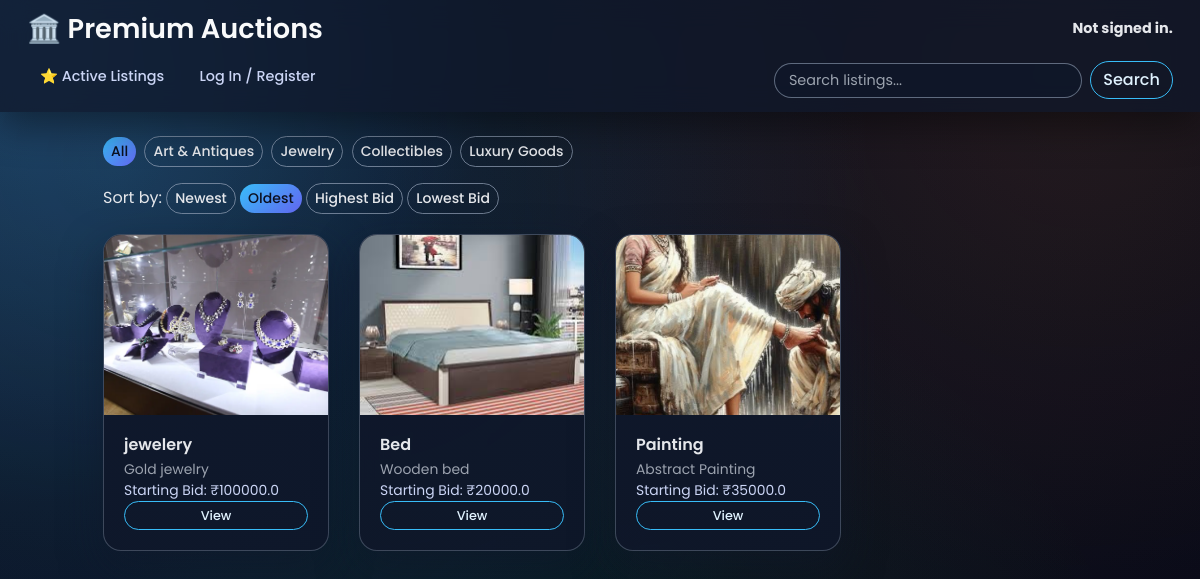
The app's page /?sort=oldest&category=all with its own data.
### auctions/models.py (models this page shows, shortened)
class Listings(models.Model):
    name = models.CharField(max_length=255)
    image = models.ImageField(upload_to='listing_images/', null=True, blank=True)
    bid_open = models.BooleanField(default=True)
    starting_bid = models.FloatField(default=0.0)
    ending_bid = models.FloatField(null=True, blank=True)
    description = models.TextField()
    owner = models.ForeignKey('User', on_delete=models.CASCADE, related_name="listings")
    created_at = models.DateTimeField(auto_now_add=True)
    winner = models.ForeignKey('User', null=True, blank=True, on_delete=models.SET_NULL, related_name="auctions_won")
    category = models.CharField(max_length=30, choices=CATEGORY_CHOICES, default="art")

### auctions/views.py (the view)
# urls.py: path("", views.index, name="index"),
def index(request):
    q = request.GET.get('q', '')
    category = request.GET.get('category', 'all')
    sort = request.GET.get('sort', 'newest')
    page = request.GET.get('page', 1)
    listings = Listings.objects.all()
    if category != "all":
        listings = listings.filter(category=category)
    if q:
        listings = listings.filter(
            Q(name__icontains=q) |
            Q(description__icontains=q) |
            Q(owner__username__icontains=q)
        )
    if sort == "newest":
        listings = listings.order_by("-created_at")
    elif sort == "oldest":
        listings = listings.order_by("created_at")
    elif sort == "highbid":
        listings = sorted(
            listings,
            key=lambda x: x.bids.order_by("-amount").first().amount if x.bids.exists() else 0,
            reverse=True
        )
    elif sort == "lowbid":
        listings = sorted(
            listings,
            key=lambda x: x.bids.order_by("amount").first().amount if x.bids.exists() else 0
        )
    paginator = Paginator(listings, 8)
    page_obj = paginator.get_page(page)
    return render(request, "auctions/index.html", {
        "listings": page_obj.object_list,
        "page_obj": page_obj,
        "q": q,
        "selected_category": category,
        "selected_sort": sort,
        "categories": CATEGORY_CHOICES
    })

### auctions/templates/auctions/index.html (shortened to what this page needs)
{% extends "auctions/layout.html" %}
{% block body %}
<div class="container mt-4">
    <div class="mb-3">
        {% for key, label in categories %}
            <a href="?category={{ key }}{% if q %}&q={{ q }}{% endif %}"
               class="btn btn-sm {% if selected_category == key %}btn-primary{% else %}btn-outline-secondary{% endif %} mr-1">
               {{ label }}
            </a>
        {% endfor %}
    </div>
    <div class="mb-3">
        <label>Sort by:</label>
        <a href="?sort=newest{% if selected_category %}&category={{ selected_category }}{% endif %}{% if q %}&q={{ q }}{% endif %}"
           class="btn btn-sm {% if selected_sort == 'newest' %}btn-primary{% else %}btn-outline-secondary{% endif %}">
           Newest
        </a>
        <a href="?sort=oldest{% if selected_category %}&category={{ selected_category }}{% endif %}{% if q %}&q={{ q }}{% endif %}"
           class="btn btn-sm {% if selected_sort == 'oldest' %}btn-primary{% else %}btn-outline-secondary{% endif %}">
           Oldest
        </a>
        <a href="?sort=highbid{% if selected_category %}&category={{ selected_category }}{% endif %}{% if q %}&q={{ q }}{% endif %}"
           class="btn btn-sm {% if selected_sort == 'highbid' %}btn-primary{% else %}btn-outline-secondary{% endif %}">
           Highest Bid
        </a>
        <a href="?sort=lowbid{% if selected_category %}&category={{ selected_category }}{% endif %}{% if q %}&q={{ q }}{% endif %}"
           class="btn btn-sm {% if selected_sort == 'lowbid' %}btn-primary{% else %}btn-outline-secondary{% endif %}">
           Lowest Bid
        </a>
    </div>
    <div class="row">
        {% for listing in listings %}
        <div class="col-md-6 col-lg-3 mb-4">
            <div class="card h-100">
                {% if listing.image %}
                    <img src="{{ listing.image.url }}" class="card-img-top" style="height:180px;object-fit:cover;">
                {% else %}
                    <div class="no-image d-flex justify-content-center align-items-center"
                         style="height:180px;background:#eee;font-size:40px;">
                        📦
                    </div>
                {% endif %}
                <div class="card-body d-flex flex-column">
                    <h5>{{ listing.name }}</h5>
                    <p class="text-muted small">{{ listing.description|truncatechars:75 }}</p>
                    {% with highest=listing.bids.all|dictsort:"-amount"|first %}
                        {% if highest %}
                            <p>Current Bid: ₹{{ highest.amount }}</p>
                        {% else %}
                            <p>Starting Bid: ₹{{ listing.starting_bid }}</p>
                        {% endif %}
                    {% endwith %}
                    <a href="{% url 'list' listing.id %}" class="btn btn-outline-primary btn-sm mt-auto">View</a>
                </div>
            </div>
        </div>
        {% endfor %}
    </div>
</div>
{% endblock %}

### auctions/static/auctions/style.css (style rules this page uses)
* { margin: 0; padding: 0; box-sizing: border-box; }
body { font-family: "Poppins", sans-serif; min-height: 100vh; background: radial-gradient(circle at top left, #1d3557 0, #0b1020 35%, #020617 100%); color: #e5e7eb; }
.container { position: relative; z-index: 1; }
body::before { content: ''; position: fixed; inset: 0; background: radial-gradient(circle at 10% 20%, rgba(56, 189, 248, 0.18), transparent 60%), radial-gradient(circle at 90% 10%, rgba(251, 146, 60, 0.14), transparent 55%), radial-gradient(circle at 50% 100%, rgba(34, 197, 94, 0.12), transparent 55%); opacity: 0.9; z-index: -1; }
.btn { border-radius: 999px !important; font-weight: 500; transition: all 0.25s ease !important; }
.btn-primary { background: linear-gradient(135deg, #38bdf8, #6366f1) !important; border: none !important; color: #0b1020 !important; }
.btn-outline-secondary { border-color: rgba(148, 163, 184, 0.7); color: #e5e7eb; }
.btn-outline-primary { border-color: #38bdf8; color: #e0f2fe; }
.card { border-radius: 18px !important; border: 1px solid rgba(148, 163, 184, 0.35) !important; background: radial-gradient(circle at top left, rgba(15, 23, 42, 0.95), rgba(15, 23, 42, 0.88)) !important; backdrop-filter: blur(14px); box-shadow: 0 18px 40px rgba(15, 23, 42, 0.55); overflow: hidden; transform: translateY(0); transition: transform 0.25s ease, box-shadow 0.25s ease, border-color 0.25s ease; }
.card-img-top { height: 180px; object-fit: cover; }
.card-body { color: #e5e7eb; }
.card-body h5 { font-weight: 600; margin-bottom: 0.3rem; }
.card-body p { font-size: 0.87rem; color: #cbd5f5; }
.card-body .text-muted { color: #9ca3af !important; }
.card .btn-sm { font-size: 0.8rem; }

### records on screen
Listings: image (picture), name "jewelery", description "Gold jewelry", starting_bid "100000.0"
Listings: image (picture), name "Bed", description "Wooden bed", starting_bid "20000.0"
Listings: image (picture), name "Painting", description "Abstract Painting", starting_bid "35000.0"

### other values on screen
{{ label }} "All" "Art & Antiques" "Jewelry" "Collectibles" "Luxury Goods"
